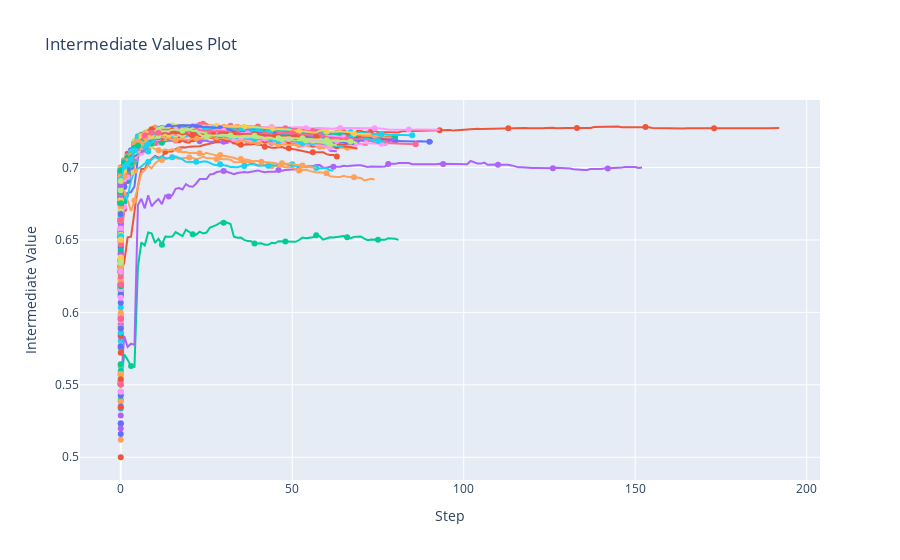

The notebook cell saved with this chart:
### Code cell
optuna.visualization.plot_intermediate_values(study)
